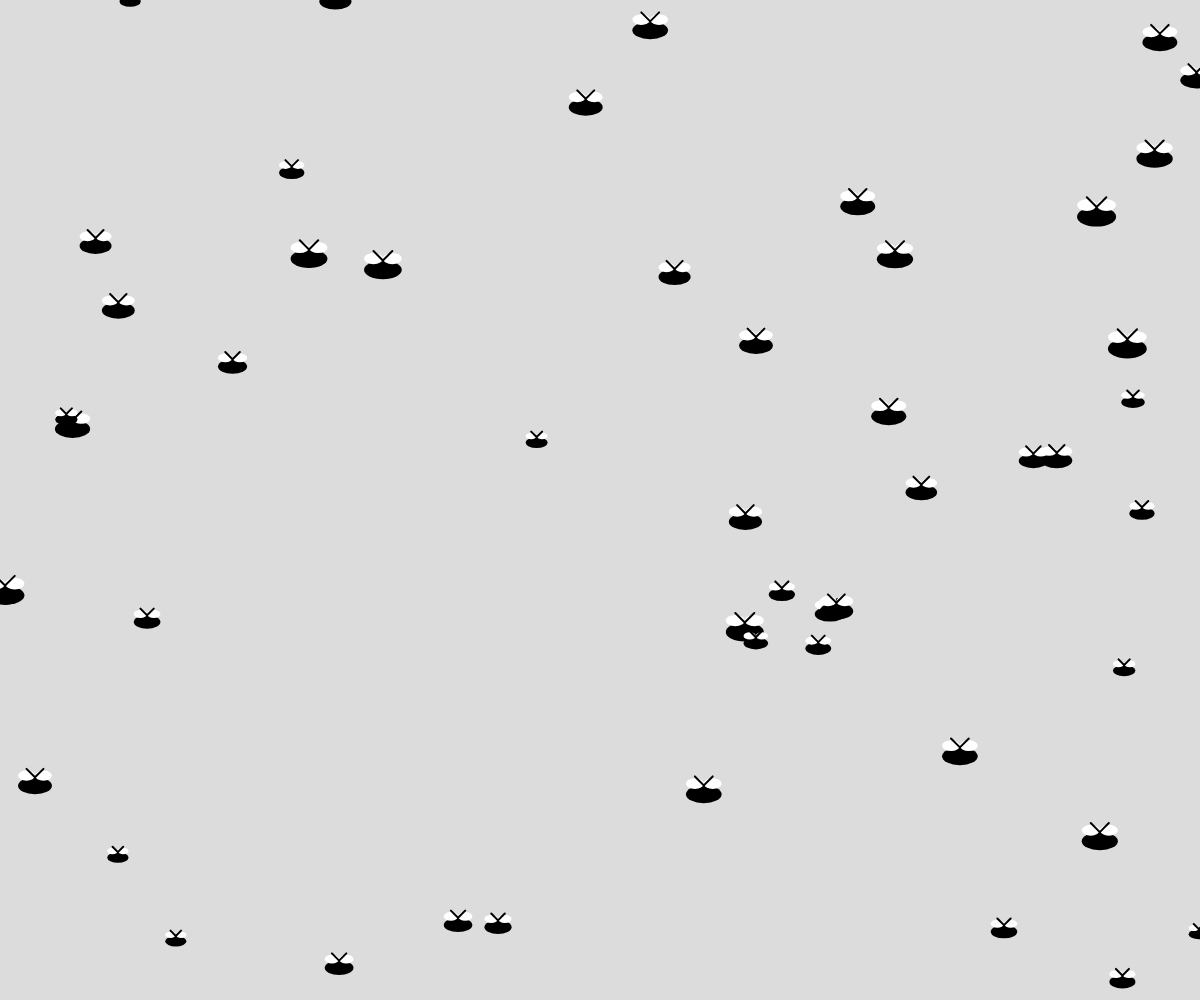
Frame 1 (no input)
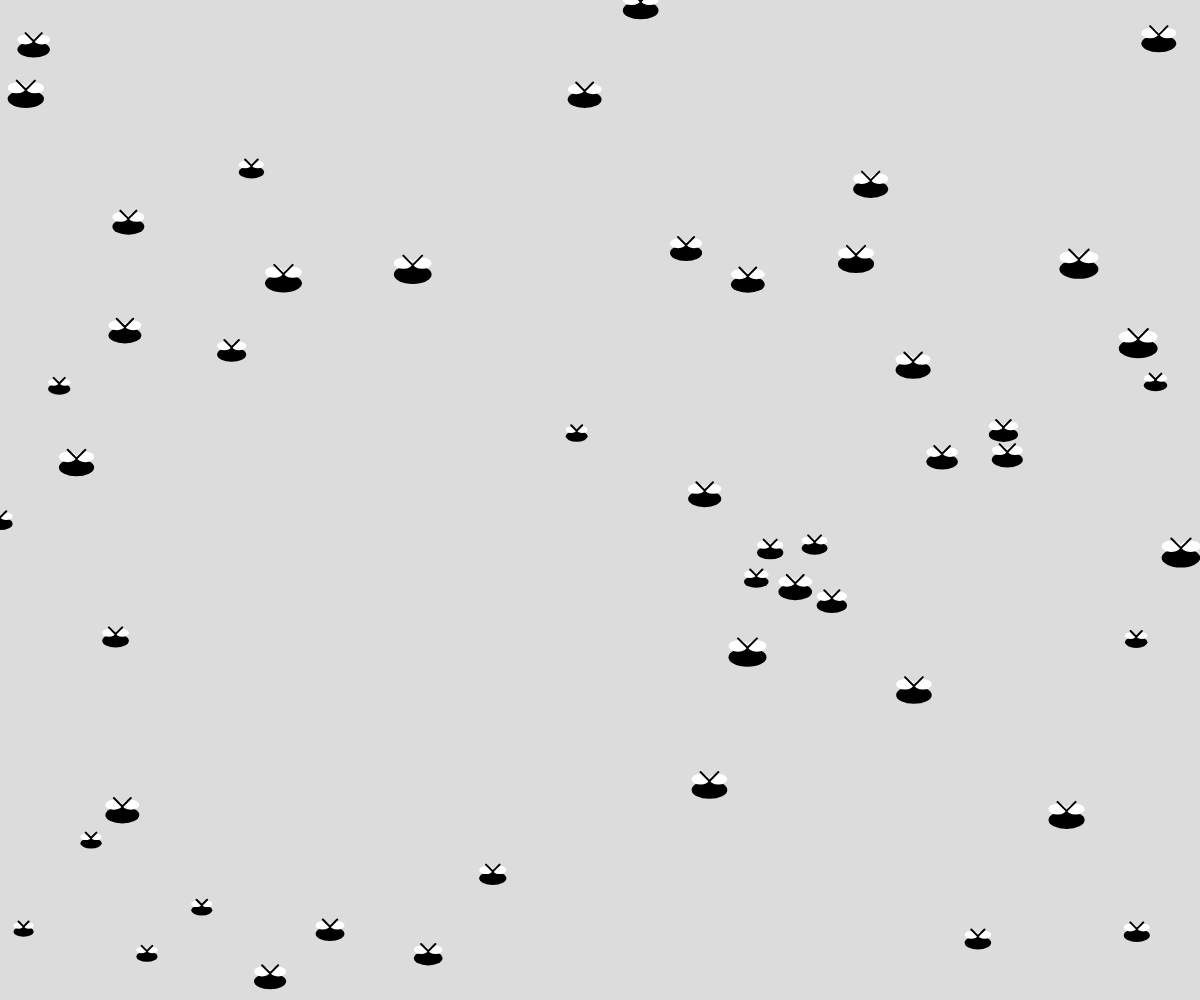
Frame 60 (no input)
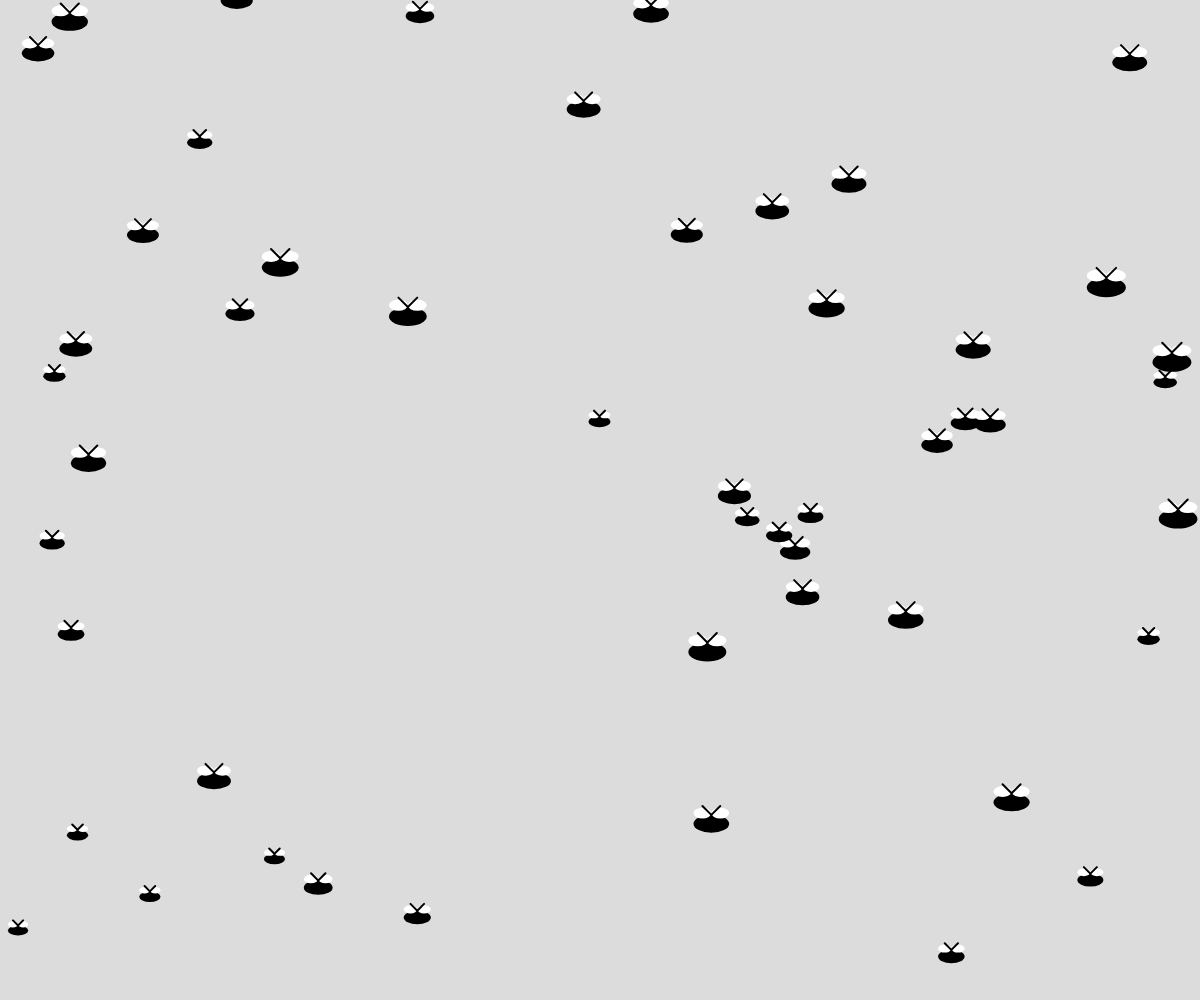
Frame 120 (the mouse pressed at the canvas centre since frame 60)

The p5.js sketch that drew these frames (run headless with seeded random() and noise() and a simulated clock; from frame 60 on, the mouse is pressed at the canvas centre):

// p5.js sketch
// ── sketch.js
let mosques = [];

    function setup() {
      createCanvas(windowWidth, windowHeight);
      // Creem 50 mosques
      for (let i = 0; i < 50; i++) {
        mosques.push(new Mosca(random(width), random(height)));
      }
    }

    function draw() {
      background(220);
      // Actualitzem i dibuixem cada mosca
      for (let m of mosques) {
        m.mou();
        m.mostra();
      }
    }

    class Mosca {
      constructor(x, y) {
        this.x = x;
        this.y = y;
        // La mida base determina la grandària de la mosca
        this.mida = random(10, 20);
        this.velocitat = random(1, 3);
        // Offsets per al moviment suau amb noise
        this.offsetX = random(1000);
        this.offsetY = random(1000);
      }
      
      mou() {
        // Obtenim el moviment a partir de noise
        let movimentX = map(noise(this.offsetX), 0, 1, -this.velocitat, this.velocitat);
        let movimentY = map(noise(this.offsetY), 0, 1, -this.velocitat, this.velocitat);
        this.x += movimentX;
        this.y += movimentY;
        this.offsetX += 0.01;
        this.offsetY += 0.01;
        
        // Si la mosca surt de la pantalla, la reposicionem a l'altre costat
        if (this.x < 0) this.x = width;
        if (this.x > width) this.x = 0;
        if (this.y < 0) this.y = height;
        if (this.y > height) this.y = 0;
      }
      
      mostra() {
        push();
        translate(this.x, this.y);
        
        // Dibuixem el cos: una el·lipse negre
        noStroke();
        fill(0);
        // Cos el·líptic: ample 2x la mida i alt 1x la mida
        ellipse(0, 0, this.mida * 2, this.mida);
        
        // Dibuixem les ales: dues el·lipse blanques
        fill(255);
        // Ales esquerra i dreta, una mica cap amunt
        ellipse(-this.mida * 0.5, -this.mida * 0.6, this.mida, this.mida * 0.6);
        ellipse(this.mida * 0.5, -this.mida * 0.6, this.mida, this.mida * 0.6);
        
        // Dibuixem les antenes: línies que surten del cap
        stroke(0);
        strokeWeight(2);
        // Antena esquerra
        line(0, -this.mida * 0.5, -this.mida * 0.5, -this.mida);
        // Antena dreta
        line(0, -this.mida * 0.5, this.mida * 0.5, -this.mida);
        
        pop();
      }
    }

    function windowResized() {
      resizeCanvas(windowWidth, windowHeight);
    }

// ── style.css
body {
            font-family: 'Poppins', sans-serif;
            background: linear-gradient(to right, #f8f9fa, #ffe4b5);
            color: #333;
            margin: 0;
            padding: 0;
        }

        .navbar {
            position: fixed;
            top: 0;
            left: 0;
            width: 100%;
            background: linear-gradient(45deg, #ff6b6b, #ff3d3d);
            padding: 10px 20px;
            border-bottom: 4px solid #ffdd40;
            z-index: 10;
        }

        .navbar-brand {
            display: flex;
            align-items: center;
            color: #fff !important;
            font-family: 'Montserrat', sans-serif;
            font-size: 1.5rem;
            font-weight: 700;
            letter-spacing: 1px;
            transition: color 0.2s ease-in-out;
        }

        .navbar-brand:hover {
            color: #000 !important;
        }

        .navbar-brand img {
            margin-right: 15px;
            border-radius: 0;
        }

        .nav-link {
            color: #ffffff !important;
            font-weight: 600;
            margin-right: 15px;
            position: relative;
            transition: color 0.3s ease;
        }

        .nav-link:hover {
            color: #ffdd40 !important;
        }

        .nav-link::after {
            content: '';
            width: 0%;
            height: 3px;
            background-color: #ffdd40;
            position: absolute;
            bottom: -5px;
            left: 0;
            transition: width 0.3s ease;
        }

        .nav-link:hover::after {
            width: 100%;
        }

        .dropdown-menu {
            background-color: #cc3f33;
            border: none;
            border-radius: 10px;
        }

        .dropdown-item {
            color: #ffffff;
            transition: background-color 0.3s ease;
        }

        .dropdown-item:hover {
            background-color: #ff7f50;
            color: #ffffff;
        }

        .content-container {
            margin: 120px auto 50px auto;
            padding: 40px;
            max-width: 900px;
            background-color: #ffffff;
            box-shadow: 0 10px 20px rgba(0, 0, 0, 0.1);
            border-radius: 15px;
            border-left: 8px solid #ffdd40;
            border-right: 8px solid #ffdd40;
            animation: fadeIn 1.2s ease-in-out;
        }

        h1 {
            color: #ff4500;
            font-family: 'Montserrat', sans-serif;
            font-size: 2.5rem;
            font-weight: 700;
            margin-bottom: 20px;
            text-align: center;
        }

        p {
            font-size: 1.1rem;
            line-height: 1.6;
            margin-bottom: 20px;
        }

        ul {
            list-style-type: none;
            padding-left: 0;
        }

        ul li {
            background-color: #ffe4b5;
            margin-bottom: 10px;
            padding: 10px 15px;
            border-left: 5px solid #ff7f50;
            border-radius: 8px;
            font-size: 1.1rem;
            box-shadow: 0 4px 8px rgba(0, 0, 0, 0.05);
        }

        ul li:hover {
            background-color: #f1f3f5;
        }

        a {
            color: #ff4500;
            font-weight: 600;
            transition: color 0.3s ease;
            text-decoration: underline;
        }

        a:hover {
            color: #ff7f50;
        }

        @keyframes fadeIn {
            0% {
                opacity: 0;
                transform: translateY(20px);
            }

            100% {
                opacity: 1;
                transform: translateY(0);
            }
        }

        @media (max-width: 768px) {
            .content-container {
                padding: 20px;
            }

            h1 {
                font-size: 2rem;
            }

            .navbar-brand {
                font-size: 1.25rem;
            }

            ul li {
                font-size: 1rem;
            }
        }

        table {
            width: 50%;
            /* Ocupa el 50% de la anchura de la página */
            border-collapse: collapse;
            /* Evita que aparezcan dobles líneas en las filas */
            margin: 20px auto;
            /* Margen de 20px en la parte superior y centra la tabla */
        }

        th,
        td {
            border: 1px solid #ddd;
            /* Añade un borde fino de un píxel de color gris claro a todas las celdas (th y td) */
            padding: 10px;
            /* Espacio interno dentro de cada celda */
            text-align: center;
            /* Centra el texto dentro de cada celda */
        }

        thead {
            background: #f4f4f4;
            /* Cambia el color de fondo del thead a gris claro */
            font-weight: bold;
            /* Hace que la cabecera de la tabla esté en negrita */
        }

        tbody tr:nth-child(even) {
            /* Aplica estilo a las filas pares */
            background-color: #f9f9f9;
        }

        tbody tr:hover {
            /* Cambia el color de fondo al pasar el ratón por encima */
            background-color: #e2e2e2;
        }

        .button-container {
            display: flex;
            justify-content: center;
            align-items: center;
            left: 50%;
            background: linear-gradient(135deg, #ffe0b2, #ffccbc);
            /* Fondo degradado */
        }

        .custom-button {
            background-color: #e63946;
            color: white;
            border: none;
            padding: 18px 36px;
            /* Botón más grande */
            font-size: 20px;
            font-family: 'Arial', sans-serif;
            cursor: pointer;
            transition: all 0.3s ease;
            border-radius: 50px;
            /* Bordes más redondeados */
            box-shadow: 0 4px 10px rgba(0, 0, 0, 0.2);
            font-weight: bold;
            letter-spacing: 1px;
            text-transform: uppercase;
        }

        .custom-button:hover {
            background-color: #ff6f61;
            transform: scale(1.05);
            box-shadow: 0 6px 15px rgba(0, 0, 0, 0.3);
        }

        pre {
            background: #f4f4f4;
            padding: 10px;
            overflow-x: auto;
            position: relative;
        }

        code {
            font-family: monospace;
        }

        .copy-btn {
            position: absolute;
            top: 5px;
            right: 5px;
            background: none;
            border: none;
            cursor: pointer;
            font-size: 16px;
            color: #007bff;
        }
